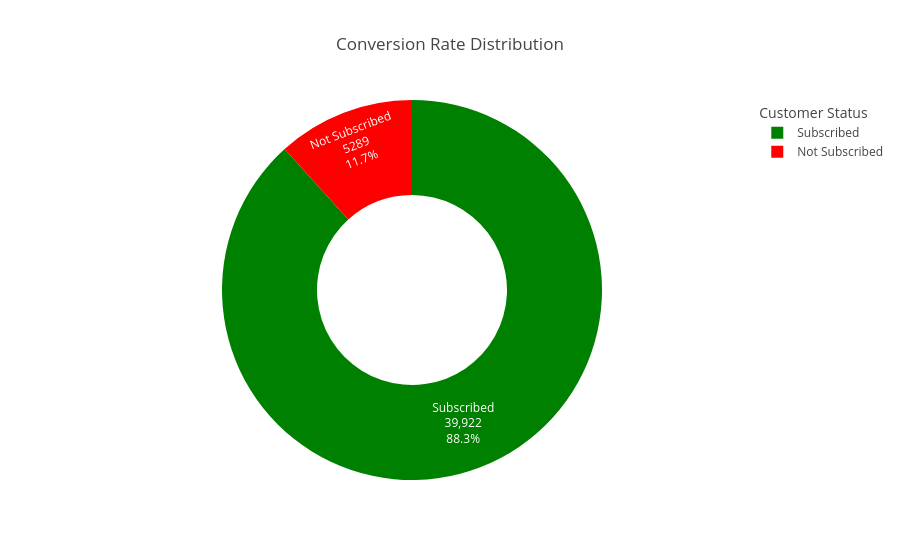

Write notebook code for a chart like this one.
### Code cell
import pandas as pd
import plotly.express as px

# Group by Class and count customers
conversion = (
    df.groupby("Class")
      .size()
      .reset_index(name="Customer Count")
)

# Replace numeric values with meaningful labels
conversion["Class"] = conversion["Class"].replace({
    1: "Subscribed",
    2: "Not Subscribed"
})

# Create Donut Chart
fig = px.pie(
    conversion,
    names="Class",
    values="Customer Count",
    hole=0.5,
    title="Conversion Rate Distribution",
    color="Class",
    color_discrete_map={
        "Subscribed": "green",
        "Not Subscribed": "red"
    }
)

fig.update_traces(
    textposition="inside",
    textinfo="label+percent+value"
)

fig.update_layout(
    title_x=0.5,
    legend_title="Customer Status"
)

fig.show()

### Figure 1 — Plotly figure (JSON) as saved in the notebook; plotly's stock layout.template omitted (floating-point values rounded to 4 significant figures)
{"data": [{"customdata": [["Subscribed"], ["Not Subscribed"]], "domain": {"x": [0, 1], "y": [0, 1]}, "hole": 0.5, "hovertemplate": "Class=%{customdata[0]}<br>Customer Count=%{value}<extra></extra>", "labels": ["Subscribed", "Not Subscribed"], "legendgroup": "", "marker": {"colors": ["green", "red"]}, "name": "", "showlegend": true, "textinfo": "label+percent+value", "textposition": "inside", "type": "pie", "values": [39922, 5289]}], "layout": {"legend": {"title": {"text": "Customer Status"}, "tracegroupgap": 0}, "title": {"text": "Conversion Rate Distribution", "x": 0.5}}}
